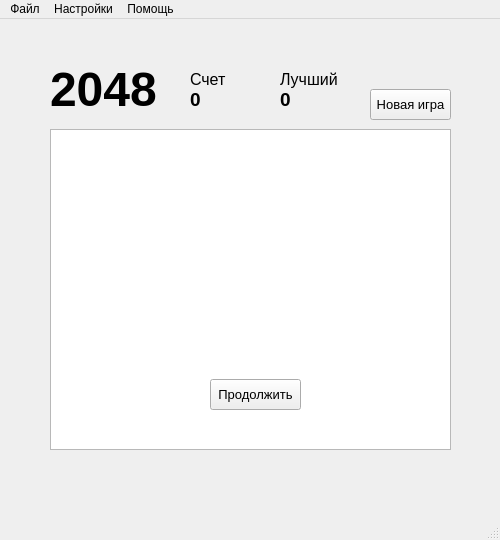
<?xml version="1.0" encoding="UTF-8"?>
<ui version="4.0">
 <class>MainWindow</class>
 <widget class="QMainWindow" name="MainWindow">
  <property name="geometry">
   <rect>
    <x>0</x>
    <y>0</y>
    <width>500</width>
    <height>540</height>
   </rect>
  </property>
  <property name="minimumSize">
   <size>
    <width>500</width>
    <height>540</height>
   </size>
  </property>
  <property name="maximumSize">
   <size>
    <width>500</width>
    <height>540</height>
   </size>
  </property>
  <property name="windowTitle">
   <string>MainWindow</string>
  </property>
  <widget class="QWidget" name="centralwidget">
   <widget class="QTableView" name="gameFieldTableView">
    <property name="enabled">
     <bool>true</bool>
    </property>
    <property name="geometry">
     <rect>
      <x>50</x>
      <y>110</y>
      <width>401</width>
      <height>321</height>
     </rect>
    </property>
    <attribute name="horizontalHeaderVisible">
     <bool>false</bool>
    </attribute>
    <attribute name="horizontalHeaderDefaultSectionSize">
     <number>100</number>
    </attribute>
    <attribute name="horizontalHeaderMinimumSectionSize">
     <number>100</number>
    </attribute>
    <attribute name="verticalHeaderVisible">
     <bool>false</bool>
    </attribute>
    <attribute name="verticalHeaderDefaultSectionSize">
     <number>100</number>
    </attribute>
    <attribute name="verticalHeaderMinimumSectionSize">
     <number>100</number>
    </attribute>
   </widget>
   <widget class="QPushButton" name="startButton">
    <property name="geometry">
     <rect>
      <x>370</x>
      <y>70</y>
      <width>81</width>
      <height>31</height>
     </rect>
    </property>
    <property name="font">
     <font>
      <pointsize>10</pointsize>
     </font>
    </property>
    <property name="text">
     <string>Новая игра</string>
    </property>
   </widget>
   <widget class="QLabel" name="strScore">
    <property name="geometry">
     <rect>
      <x>190</x>
      <y>50</y>
      <width>41</width>
      <height>20</height>
     </rect>
    </property>
    <property name="font">
     <font>
      <family>Arial</family>
      <pointsize>12</pointsize>
      <weight>50</weight>
      <bold>false</bold>
     </font>
    </property>
    <property name="text">
     <string>Счет</string>
    </property>
   </widget>
   <widget class="QLabel" name="strTheBestScore">
    <property name="geometry">
     <rect>
      <x>280</x>
      <y>50</y>
      <width>61</width>
      <height>20</height>
     </rect>
    </property>
    <property name="font">
     <font>
      <family>Arial</family>
      <pointsize>12</pointsize>
      <weight>50</weight>
      <bold>false</bold>
     </font>
    </property>
    <property name="text">
     <string>Лучший</string>
    </property>
   </widget>
   <widget class="QLabel" name="valueTheBestScore">
    <property name="geometry">
     <rect>
      <x>280</x>
      <y>70</y>
      <width>81</width>
      <height>21</height>
     </rect>
    </property>
    <property name="font">
     <font>
      <family>Arial</family>
      <pointsize>14</pointsize>
      <weight>75</weight>
      <bold>true</bold>
     </font>
    </property>
    <property name="text">
     <string>0</string>
    </property>
   </widget>
   <widget class="QLabel" name="str2048">
    <property name="geometry">
     <rect>
      <x>50</x>
      <y>40</y>
      <width>111</width>
      <height>61</height>
     </rect>
    </property>
    <property name="font">
     <font>
      <family>Arial</family>
      <pointsize>36</pointsize>
      <weight>75</weight>
      <bold>true</bold>
     </font>
    </property>
    <property name="text">
     <string>2048</string>
    </property>
   </widget>
   <widget class="QLabel" name="valueScore">
    <property name="geometry">
     <rect>
      <x>190</x>
      <y>70</y>
      <width>81</width>
      <height>21</height>
     </rect>
    </property>
    <property name="font">
     <font>
      <family>Arial</family>
      <pointsize>14</pointsize>
      <weight>75</weight>
      <bold>true</bold>
     </font>
    </property>
    <property name="text">
     <string>0</string>
    </property>
   </widget>
   <widget class="QLabel" name="winOrLose">
    <property name="geometry">
     <rect>
      <x>150</x>
      <y>240</y>
      <width>211</width>
      <height>61</height>
     </rect>
    </property>
    <property name="font">
     <font>
      <family>Arial</family>
      <pointsize>16</pointsize>
      <weight>75</weight>
      <bold>true</bold>
     </font>
    </property>
    <property name="text">
     <string/>
    </property>
   </widget>
   <widget class="QPushButton" name="continueButton">
    <property name="geometry">
     <rect>
      <x>210</x>
      <y>360</y>
      <width>91</width>
      <height>31</height>
     </rect>
    </property>
    <property name="font">
     <font>
      <pointsize>10</pointsize>
     </font>
    </property>
    <property name="text">
     <string>Продолжить</string>
    </property>
   </widget>
  </widget>
  <widget class="QMenuBar" name="menubar">
   <property name="geometry">
    <rect>
     <x>0</x>
     <y>0</y>
     <width>500</width>
     <height>21</height>
    </rect>
   </property>
   <property name="defaultUp">
    <bool>true</bool>
   </property>
   <property name="nativeMenuBar">
    <bool>true</bool>
   </property>
   <widget class="QMenu" name="menuFile">
    <property name="title">
     <string>Файл</string>
    </property>
    <addaction name="actionClose"/>
   </widget>
   <widget class="QMenu" name="menuSettings">
    <property name="title">
     <string>Настройки</string>
    </property>
    <addaction name="actionChange"/>
   </widget>
   <widget class="QMenu" name="menuHelp">
    <property name="title">
     <string>Помощь</string>
    </property>
    <addaction name="actionRules"/>
   </widget>
   <addaction name="menuFile"/>
   <addaction name="menuSettings"/>
   <addaction name="menuHelp"/>
  </widget>
  <widget class="QStatusBar" name="statusbar"/>
  <action name="actionClose">
   <property name="text">
    <string>Закрыть</string>
   </property>
  </action>
  <action name="action">
   <property name="text">
    <string>Правила</string>
   </property>
  </action>
  <action name="actionRules">
   <property name="text">
    <string>Правила</string>
   </property>
  </action>
  <action name="actionChange">
   <property name="text">
    <string>Изменить</string>
   </property>
  </action>
 </widget>
 <resources/>
 <connections>
  <connection>
   <sender>actionClose</sender>
   <signal>triggered()</signal>
   <receiver>MainWindow</receiver>
   <slot>close()</slot>
   <hints>
    <hint type="sourcelabel">
     <x>-1</x>
     <y>-1</y>
    </hint>
    <hint type="destinationlabel">
     <x>249</x>
     <y>269</y>
    </hint>
   </hints>
  </connection>
 </connections>
</ui>
